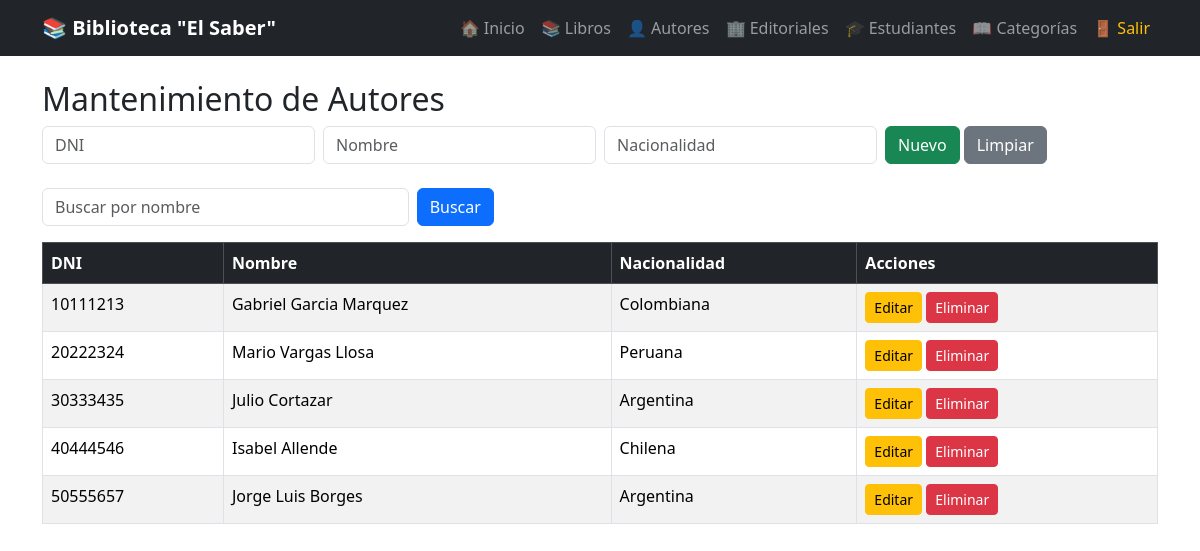
Screenshot of /autores/autores.php (signed in) with the database file from the repository.
### tables this page shows
create table autores(
DNI int primary key ,
nombre varchar(255) unique,
nacionalidad varchar(255));

### autores/autores.php (the view, shortened to what this page needs)
<?php
include("../conexion.php");
$editar = null;
$buscar = $_GET['buscar'] ?? '';
$stmt = $conexion->prepare("SELECT * FROM autores WHERE nombre LIKE ?");
$stmt->execute(["%$buscar%"]);
$autores = $stmt->fetchAll();
?>
<!DOCTYPE html>
<html lang="es">
<head>
    <link href="https://cdn.jsdelivr.net/npm/bootstrap@5.3.3/dist/css/bootstrap.min.css" rel="stylesheet">
</head>
<body>
<?php include("../navbar.php"); ?>
<div class="container mt-4">
    <h2>Mantenimiento de Autores</h2>
    <form method="POST" class="row g-2 mb-4">
        <div class="col-md-3"><input type="number" name="DNI" class="form-control" placeholder="DNI" value="<?= $editar['DNI'] ?? '' ?>" required></div>
        <div class="col-md-3"><input type="text" name="nombre" class="form-control" placeholder="Nombre" value="<?= $editar['nombre'] ?? '' ?>" required></div>
        <div class="col-md-3"><input type="text" name="nacionalidad" class="form-control" placeholder="Nacionalidad" value="<?= $editar['nacionalidad'] ?? '' ?>"></div>
        <div class="col-md-3">
            <button type="submit" class="btn btn-success"><?= $editar ? 'Editar' : 'Nuevo' ?></button>
            <a href="autores.php" class="btn btn-secondary">Limpiar</a>
        </div>
    </form>
    <form method="GET" class="row g-2 mb-3">
        <div class="col-md-4"><input type="text" name="buscar" class="form-control" placeholder="Buscar por nombre" value="<?= htmlspecialchars($buscar) ?>"></div>
        <div class="col-md-2"><button type="submit" class="btn btn-primary">Buscar</button></div>
    </form>
    <table class="table table-bordered table-striped">
        <thead class="table-dark">
            <tr><th>DNI</th><th>Nombre</th><th>Nacionalidad</th><th>Acciones</th></tr>
        </thead>
        <tbody>
            <?php foreach ($autores as $fila) { ?>
            <tr>
                <td><?= $fila['DNI'] ?></td>
                <td><?= $fila['nombre'] ?></td>
                <td><?= $fila['nacionalidad'] ?></td>
                <td>
                    <a href="?editar=<?= $fila['DNI'] ?>" class="btn btn-sm btn-warning">Editar</a>
                    <a href="?eliminar=<?= $fila['DNI'] ?>" class="btn btn-sm btn-danger" onclick="return confirm('¿Eliminar registro?')">Eliminar</a>
                </td>
            </tr>
            <?php } ?>
        </tbody>
    </table>
</div>
</body>
</html>

### rows the page displays
autores: DNI "10111213", nombre "Gabriel Garcia Marquez", nacionalidad "Colombiana"
autores: DNI "20222324", nombre "Mario Vargas Llosa", nacionalidad "Peruana"
autores: DNI "30333435", nombre "Julio Cortazar", nacionalidad "Argentina"
autores: DNI "40444546", nombre "Isabel Allende", nacionalidad "Chilena"
autores: DNI "50555657", nombre "Jorge Luis Borges", nacionalidad "Argentina"
